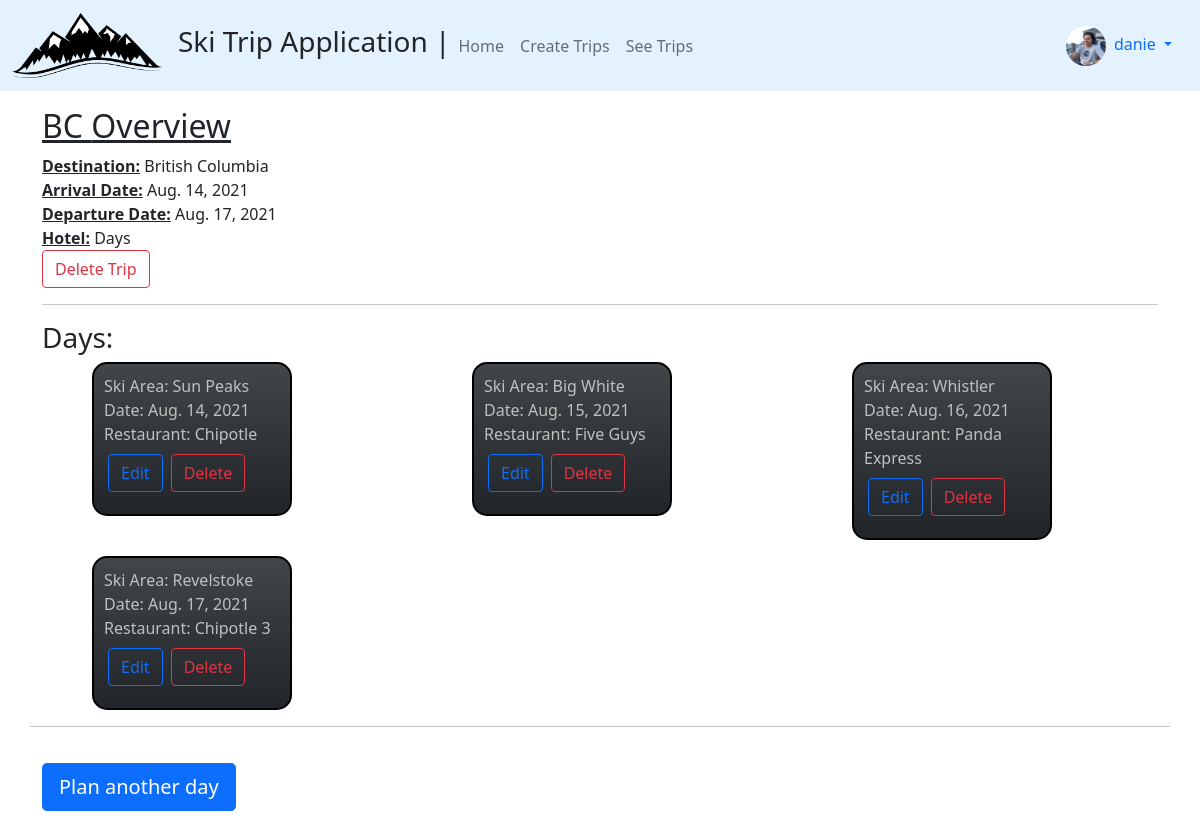
/trips/trips/2 (signed in), run on the app's committed database.
### profiles/models.py (models this page shows, shortened)
class Profile(models.Model):
    user = models.OneToOneField(User, on_delete=models.CASCADE)#models.CASCADE deletes profile upon deletion of User
    bio = models.TextField(default="no bio...")
    avatar = models.ImageField(upload_to='avatars', default='no_picture.png')
    created = models.DateTimeField(auto_now_add=True)
    updated = models.DateTimeField(auto_now=True)

### trips/models.py (models this page shows, shortened)
class Trip(models.Model):
    trip_name = models.CharField(max_length=50, blank=True)
    date_arrived = models.DateField(blank=True, null=True)
    date_departed = models.DateField(blank=True, null=True)
    hotel = models.CharField(max_length=100, blank=True)
    user = models.ForeignKey(Profile, on_delete=models.CASCADE)
    destination = models.ForeignKey(Destination, on_delete=models.CASCADE)

class Destination(models.Model):
    location = models.CharField(max_length = 200)
    def __str__(self):
        return self.location

class Resort(models.Model):
    resort_name = models.CharField(max_length=200)
    destination = models.ForeignKey(Destination, on_delete=models.CASCADE)
    zip_code = models.CharField(max_length=50)
    def __str__(self):
        return self.resort_name

### days/models.py (models this page shows, shortened)
class Day(models.Model):
    date = models.DateField(blank=True, null=True)
    ski_area = models.ForeignKey(Resort, on_delete=models.CASCADE)
    restaurant = models.CharField(max_length=100, blank=True)
    trip = models.ForeignKey(Trip, on_delete=models.CASCADE)
    user = models.ForeignKey(Profile, on_delete =models.CASCADE)

### trips/views.py (the view)
# urls.py: path('trips/<pk>', trip_details_view, name='detail'),
@login_required
def trip_details_view(request, **kwargs):
    pk = kwargs.get('pk')
    if(request.method == "POST" and request.POST.get('delete', False) == "del"):
        Trip.objects.get(pk=pk).delete()
        return redirect('/trips')
    else:
        if(request.method == "POST"):
            day_pk = request.POST.get('pk')
            try:
                Day.objects.get(pk=day_pk).delete()
            except Day.DoesNotExist:
                pass
        trip = Trip.objects.get(pk=pk)
        days = Day.objects.filter(trip=pk).order_by('date')
        return render(request, 'trips/detail.html', {'trip':trip, 'days':days})

### trips/templates/trips/detail.html (shortened to what this page needs)
{% extends 'base.html' %}
{% load static %}
{% load crispy_forms_tags %}
{% block content %}
<h2><u>{{trip.trip_name}} Overview</u></h2>
<strong><u>Destination:</u></strong>    {{trip.destination}}<br>
<strong><u>Arrival Date:</u></strong>    {{trip.date_arrived}}<br>
<strong><u>Departure Date:</u></strong>  {{trip.date_departed}}<br>
<strong><u>Hotel:</u></strong>   {{trip.hotel}}<br>
<form action="" method="POST" id="delete-trip-btn">
    <button type="submit" class="btn btn-outline-danger" id="detail-delete-button">Delete Trip</button>
</form>
<hr>
<h3>Days:</h3>
<div class="row">
    {% for day in days %}
        <div class="col ">
            <div class="detail-container bg-dark bg-gradient mb-3">
                Ski Area: {{day.ski_area}}<br>
                Date: {{day.date}}<br>
                Restaurant: {{day.restaurant}}<br>
                <div class="btn-toolbar" role="toolbar">
                    <div class="btn-group p-1" role="group">
                        <a href="{% url 'days:edit-day' day.id %}" class="btn btn-outline-primary mb-2 mt-1"> Edit </a>
                    </div>
                    <div class="btn-group p-1" role="group">
                        <form action="" method="POST" id="delete-day-btn">
                            <button type="submit" class="btn btn-outline-danger mb-2 mt-1">Delete</button>
                        </form>
                    </div>
                </div>
            </div>
        </div>
    {% if forloop.counter|divisibleby:4 %}
        <hr>
        <div><div class="row">
    {% endif %}
    {% endfor %}
</div>
<div class="trip-detail-button">
    <a href="{% url 'days:add-day' trip.id %}" class="btn btn-primary btn-lg">
        Plan another day
    </a>
</div>
{% endblock content %}

### templates/base.html (shortened to what this page needs)
{% load static %}
<!doctype html>
<html lang="en">
    <head>
        <link href="https://cdn.jsdelivr.net/npm/bootstrap@5.0.0-beta2/dist/css/bootstrap.min.css" rel="stylesheet">
        <link rel="stylesheet" type="text/css" href="{% static 'style.css' %}">
    </head>
<body>
    {% include 'navbar.html' %}
    <div class="container mt-3 mb-3">
        {% block content %}
        {% endblock content %}
    </div>
</body>
</html>

### templates/navbar.html (shortened to what this page needs)
{% load static %}
{% url 'profiles:home' as path_to_home %}
{% url 'trips:create' as path_to_create %}
{% url 'trips:trips' as path_to_trips %}
<nav class="navbar navbar-expand-lg navbar-light" style="background-color: #e3f2fd;">
    <div class="container-fluid">
        <a class="navbar-brand" href=""><img src="{% static 'logo.png' %}" class="logo-sm"></a>
        <h3>Ski Trip Application | </h3>
        <div class="collapse navbar-collapse" id="navbarNav">
            <ul class="navbar-nav">
                <li class="nav-item">
                    <a class="nav-link {% if request.path == path_to_home %}active{% endif %}" href="{{path_to_home}}">Home</a>
                </li>
                <li class="nav-item">
                    <a class="nav-link {% if request.path == path_to_create %}active{% endif %}" href="{{path_to_create}}">Create Trips</a>
                </li>
                <li class="nav-item">
                    <a class="nav-link {% if request.path == path_to_trips %}active{% endif %}" href="{{path_to_trips}}">See Trips</a>
                </li>
            </ul>
        </div>
    {% if request.user.is_authenticated %}
        <div class="nav-item dropdown">
            <div class="nav-link dropdown-toggle" id="navbarDropdownMenuLink" role="button" data-bs-toggle="dropdown" aria-expanded="false">
                <img src="{{request.user.profile.avatar.url}}" class="avatar-sm">
                &nbsp;{{request.user}}
            </div>
        </div>
    {% endif %}
    </div>
</nav>

### static/style.css (style rules this page uses)
.trip-detail-button { padding-top: 20px; }
.avatar-sm { height: 40px; width: 40px; border-radius: 50%; }
.logo-sm { width: 150px; height: auto; background-blend-mode: screen; }
.detail-container { width: 200px; padding: 10px; margin-left: 50px; margin-right: 50px; border: 2px solid #000; border-radius: 15px; color: rgb(192, 192, 192); }

### data on the page
Trip: trip_name "BC", destination "British Columbia", date_arrived "Aug. 14, 2021", date_departed "Aug. 17, 2021", hotel "Days"
Day: ski_area "Sun Peaks", date "Aug. 14, 2021", restaurant "Chipotle"
Day: ski_area "Big White", date "Aug. 15, 2021", restaurant "Five Guys"
Day: ski_area "Whistler", date "Aug. 16, 2021", restaurant "Panda Express"
Day: ski_area "Revelstoke", date "Aug. 17, 2021", restaurant "Chipotle 3"

### other printed values
{{ request.user }} "danie"
